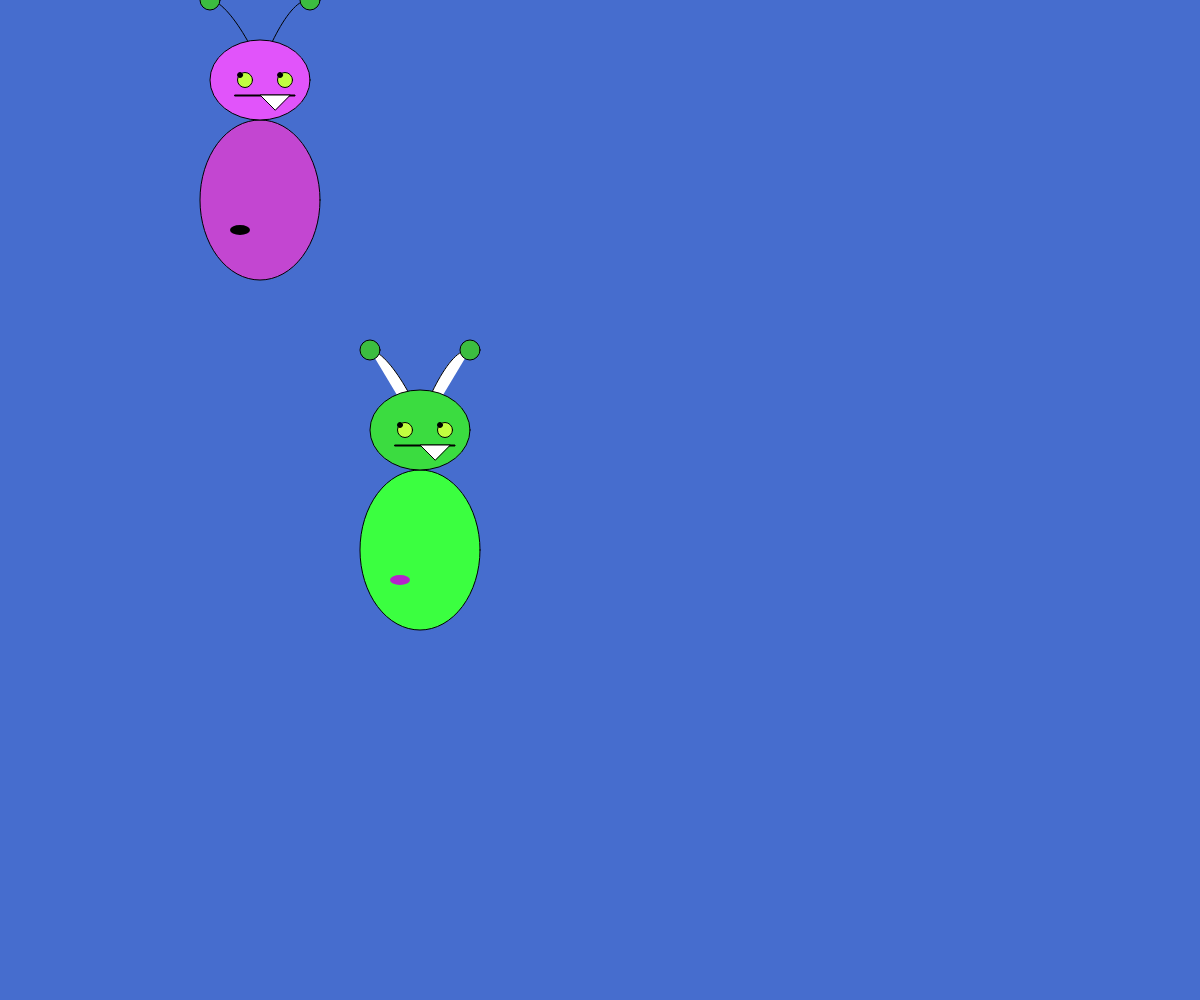
Frame 1 (no input)
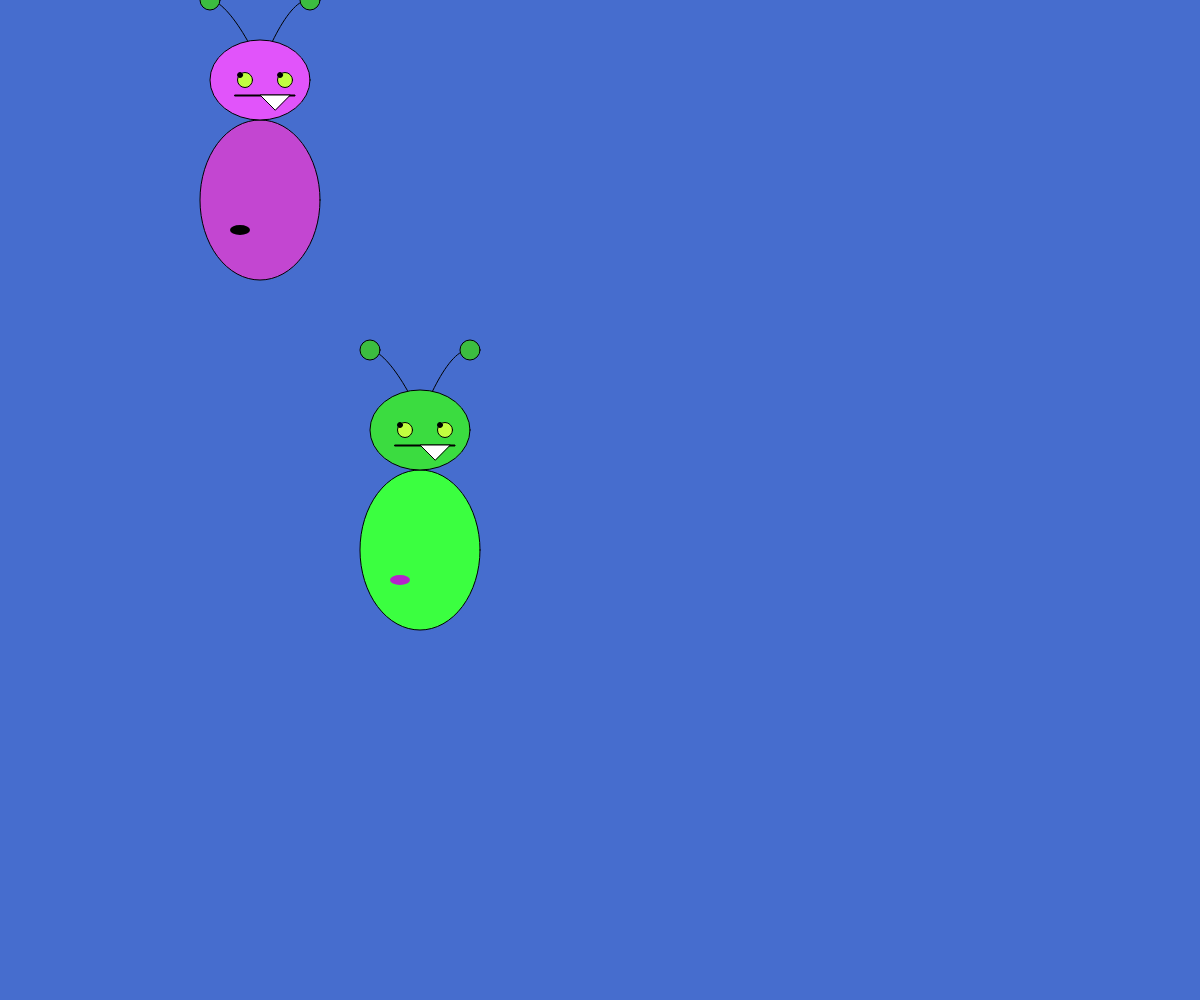
Frame 60 (no input)
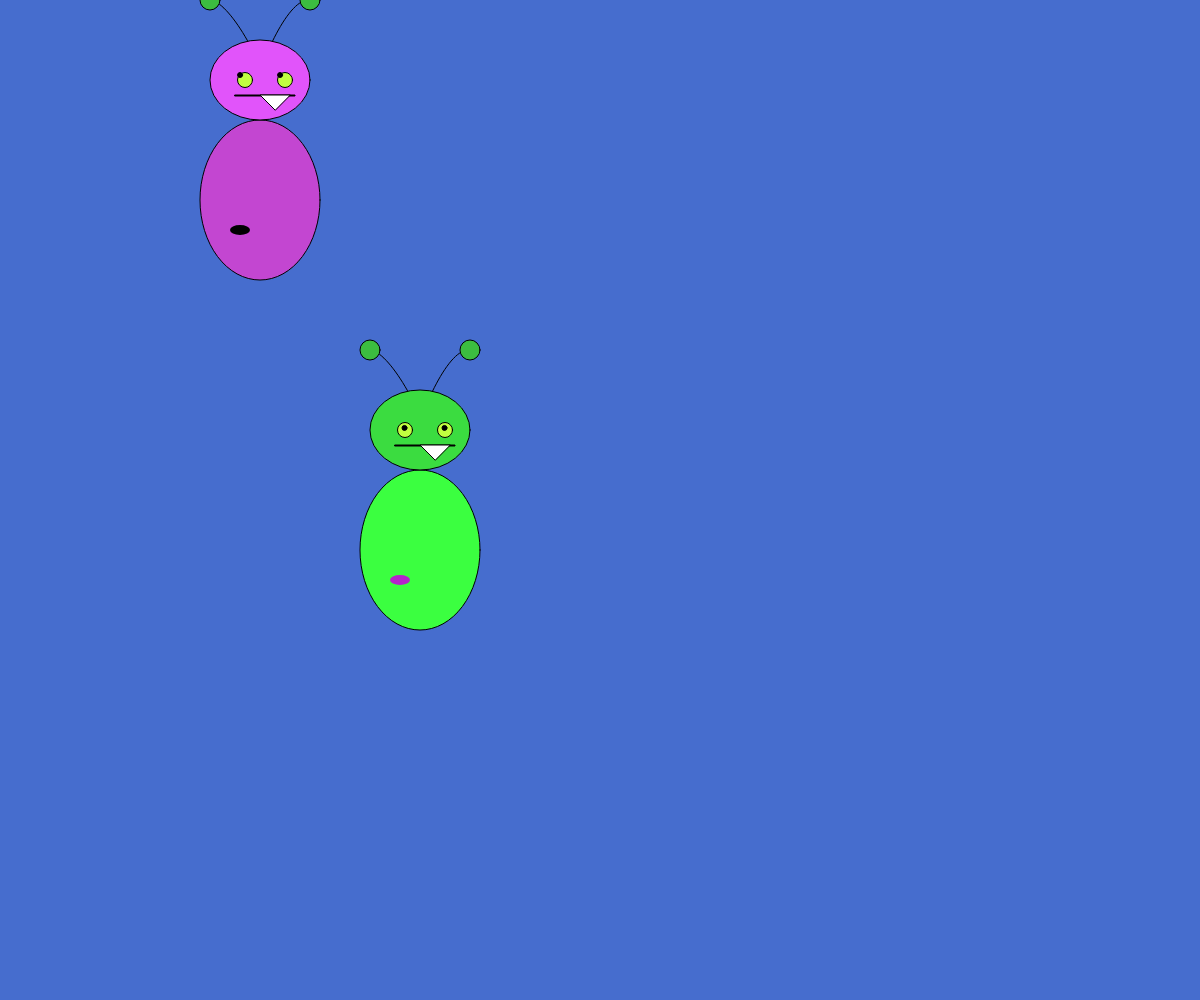
Frame 120 (the mouse pressed at the canvas centre since frame 60)

The p5.js sketch that drew these frames (run headless with seeded random() and noise() and a simulated clock; from frame 60 on, the mouse is pressed at the canvas centre):

// p5.js sketch
// ── sketch.js
// declare your variables which will store the obects

var sid;
var sally

var go = 0;

function setup() {
  createCanvas(windowWidth, windowHeight);
  background(0);
  // instantiate those variables with the object
  // ie, call the constructor function and make a new object

  sid = new Monster(20, 150, color(181, 35, 203));
  sally = new Monster(60, 0, color(0));
}

function draw() {
  background(70, 109, 206);

  //call the methods associated with each object
  sid.follow(mouseX, mouseY);
  sid.display(800, color(59, 275, 64), color(59, 220, 64));
  
  sally.follow(10, 5);
  sally.display(400, color(195, 70, 209), color(225, 84, 250));
  
}

function mousePressed(){
  go++;
  sally.move(go, 0);
  //console.log(go);
}

// create the class here:

function Monster(locX, locY, c) { // pass any parameters we want to pass upon object creation

  // do the hand-off between parameters passed and local variables for the class
  var wort = c;
  var x = locX;
  var y = locY;
  var w;

  var wanderX, wanderY;

  // create the methods for the class. These are functions

  this.display = function(wt, bdclr, bdclr2) {
    w = wt;
    // body
    smooth();

    curve(w / 2 - 100 + x, w / 2 - 100 + y, w / 2 - 50 + x, w / 2 - 200 + y, w / 2 + 10 + x, w / 2 - 100 + y, w / 2 - 20 + x, w / 2 + 20 + y); //left antenna
    curve(w / 2 + 120 + x, w / 2 - 80 + y, w / 2 + 50 + x, w / 2 - 200 + y, w / 2 - 10 + x, w / 2 - 100 + y, w / 2 - 20 + x, w / 2 + 40 + y); //right antenna
    //fill(59, 275, 64); //darker green
    fill(bdclr);
    ellipse(w / 2 + x, w / 2 + y, 120, 160); //body
    fill(wort); // purple
    noStroke();
    ellipse(w / 2 - 20 + x, w / 2 + 30 + y, 20, 10); //wart
    // head
    //fill(59, 220, 64); // lighter green
    fill(bdclr2);
    stroke(0);
    ellipse(w / 2 + x, w / 2 - 120 + y, 100, 80); //head
    fill(0);
    rect(w / 2 - 25 + x, w / 2 - 105 + y, 60, 1); //mouth
    fill(255);
    triangle(w / 2 + 15 + x, w / 2 - 90 + y, w / 2 + x, w / 2 - 105 + y, w / 2 + 30 + x, w / 2 - 105 + y); //tooth
    // eyes
    fill(193, 255, 64); //greenish yellow
    ellipse(w / 2 - 15 + x, w / 2 - 120 + y, 15, 15); //left eye
    ellipse(w / 2 + 25 + x, w / 2 - 120 + y, 15, 15); //right eye
    fill(0);
    ellipse(w / 2 - 15 + 0 + x + wanderX, w / 2 - 120 + 0 + y + wanderY, 5, 5); //left pupil
    ellipse(w / 2 + 25 + 0 + x + wanderX, w / 2 - 120 + 0 + y + wanderY, 5, 5); //right pupil
    noFill();
    // end eyes
    // rest of head
    fill(60, 189, 64); //lighter green
    ellipse(w / 2 - 50 + x, w / 2 - 200 + y, 20, 20); // left antenna point
    ellipse(w / 2 + 50 + x, w / 2 - 200 + y, 20, 20); // right antenna point
    noFill();


  }

  this.follow = function(mX, mY) {
    wanderX = map(mX, 0, width, -5, 4);
    wanderY = map(mY, 0, width, -5, 2);
  }
  
  this.move = function(valX, valY){
    this.x += valX;
    this.y += valY;
  }

} // encloses the entire class
